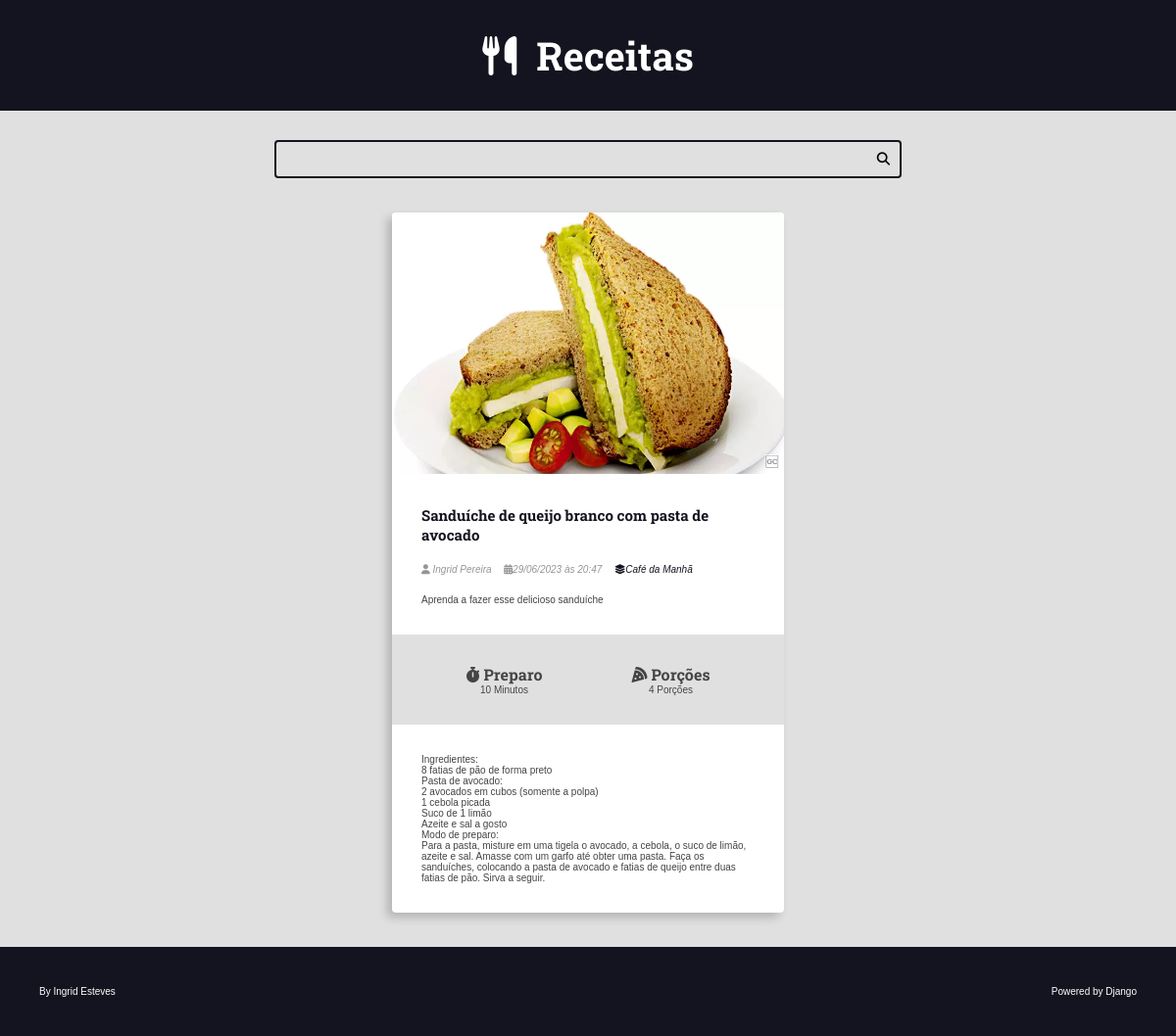
The page /recipes/7/ on the database its author committed.
### recipes/models.py (models this page shows, shortened)
class Recipe(models.Model):
    title = models.CharField(max_length=65)
    description = models.CharField(max_length=165)
    slug = models.SlugField()
    preparation_time = models.IntegerField()
    preparation_time_unit = models.CharField(max_length=65)
    servings = models.IntegerField()
    servings_unit = models.CharField(max_length=65)
    preparation_steps = models.TextField()
    preparation_steps_is_html = models.BooleanField(default=False)
    created_at = models.DateTimeField(auto_now_add=True)
    updated_at = models.DateTimeField(auto_now=True)
    is_published = models.BooleanField(default=False)
    cover = models.ImageField(upload_to='recipes/covers/%Y/%m/%d/', blank=True, default='')
    category = models.ForeignKey(
        Category, on_delete=models.SET_NULL, null=True, blank=True, default=None,
    )
    author = models.ForeignKey(
        User, on_delete=models.SET_NULL, null=True
    )

class Category(models.Model):
    name = models.CharField(max_length=65)

### recipes/views.py (the view)
# urls.py: path('recipes/<int:id>/', views.recipe, name="recipe"),  # /recipes/
def recipe(request, id):
    recipe = get_object_or_404(Recipe, pk=id, is_published=True,)
    return render(request, 'recipes/pages/recipe-view.html', context={
        'recipe': recipe,
        'is_detail_page': True,
    })

### recipes/templates/recipes/pages/recipe-view.html (shortened to what this page needs)
{% extends 'global/base.html' %}
{% block content %}
    <div class="main-content main-containt-detail container flex flex-wrap">
        {% include 'recipes/partials/recipe.html' %}
    </div>
{% endblock content %}

### recipes/templates/recipes/partials/recipe.html (shortened to what this page needs)
<div class="recipe recipe-list-item">
    {% if recipe.cover %}
        <div class="recipe-cover">
            <a href="{% url 'recipes:recipe' recipe.id %}">
                <img src="{{ recipe.cover.url }}" alt="Imagem Temporária">
            </a>
        </div>
    {% endif %}
    <div class="recipe-title-container">
        <h2 class="recipe-title">
            <a href="{% url 'recipes:recipe' recipe.id %}">
                {{ recipe.title }}
            </a>
        </h2>
    </div>
    <div class="recipe-author">
        {% if recipe.author is not None %}
            <span class="recipe-author-item">
                <i class="fas fa-user"></i>
                {% if recipe.author.first_name %}
                    {{ recipe.author.first_name }} {{ recipe.author.last_name }}
                {% else %}
                    {{ recipe.author.username }}
                {% endif %}
            </span>
        {% endif %}
        <span class="recipe-author-item">
            <i class="fas fa-calendar-alt"></i>{{ recipe.created_at|date:"d/m/Y" }} às {{ recipe.created_at|date:"H:i" }}
        </span>
        {% if recipe.category is not None %}
            <span class="recipe-author-item">
                <a href="{% url 'recipes:category' recipe.category.id %}"><i class="fas fa-layer-group"></i><span>{{ recipe.category.name }}</span></a>
            </span>
        {% endif %}
    </div>
    <div class="recipe-content">
        <p>{{ recipe.description }}</p>
    </div>
    <div class="recipe-meta-container">
        <div class="recipe-meta recipe-preparation">
            <h3 class="recipe-meta-title"><i class="fas fa-stopwatch"></i> Preparo</h3>
            <div class="recipe-meta-text">
                {{ recipe.preparation_time }} {{ recipe.preparation_time_unit }}
            </div>
        </div>
        <div class="recipe-meta recipe-servings">
            <h3 class="recipe-meta-title"><i class="fas fa-pizza-slice"></i> Porções</h3>
            <div class="recipe-meta-text">
                {{ recipe.servings }} {{ recipe.servings_unit }}
            </div>
        </div>
    </div>
    {% if is_detail_page is True %}
        <div class="preparation-steps">
            {% if recipe.preparation_steps_is_html is True %}
                {{ recipe.preparation_steps|safe }}
            {% else %}
                {{ recipe.preparation_steps|linebreaksbr }}
            {% endif %}
        </div>
    {% endif %}
</div>

### recipes/static/recipes/css/styles.css (style rules this page uses)
:root { --color-primary: #269fe6; --color-primary-hover: #2086c2; --color-primary-dark: #13141f; --color-primary-dark-hover: #212336; --color-primary-light: #d4ecfa; --color-primary-light-hover: #bdd8e7; --color-white: #fff; --color-black: #000; --color-dark-text: #444; --color-info-light: #cce5ff; --color-debug-light: #cce5ff; --color-success-light: #d4edda; --color-alert-light: #fff3cd; --color-warning-light: #fff3cd; --color-error-light: #f8d7da; --color-info-dark: #4d86c4; --color-debug-dark: #4d86c4; --color-success-dark: #4a9c5d; --color-alert-dark: #927f40; --color-warning-dark: #927f40; --color-error-dark: #da525d; --color-gray-0: #f9f9f9; --color-gray-1: #e0e0e0; --color-gray-2: #c7c7c7; --color-gray-3: #aeaeae; --color-gray-4: #959595; --color-gray-5: #7d7d7d; --color-gray-6: #646464; --color-gray-7: #4b4b4b; --color-gray-8: #323232; --color-gray-9: #191919; --font-primary: sans-serif; --font-headings: 'Roboto Slab', serif; --spacing-gutter-medium: 3rem; --spacing-gutter-large: 4rem; }
* { padding: 0; margin: 0; box-sizing: border-box; }
html { font-size: 62.5%; }
body { font-size: 1.6 rem; font-family: var(--font-primary); background: var(--color-gray-1); color: var(--color-dark-text); }
h1, h2, h3, h4, h5, h6 { font-family: var(--font-headings); }
.container { max-width: 144rem; margin: 0 auto; padding: var(--spacing-gutter-medium); justify-content: center; }
.main-content { padding-top: 0; }
.flex { display: flex; }
.flex-wrap { flex-wrap: wrap; }
.recipe { background: var(--color-white); box-shadow: -5px 5px 10px rgba(0, 0, 0, .2); transform: scale(1); transition: all 300ms ease-in-out; border-radius: .4rem; overflow: hidden; }
.recipe img { max-width: 100%; }
.recipe-list-item { max-width: 40rem; margin: 5px; height: fit-content; }
.recipe-title-container { padding: var(--spacing-gutter-medium); padding-bottom: 2rem; }
.recipe-title-container a { text-decoration: none; color: var(--color-primary-dark); }
.recipe-author { padding: 0 var(--spacing-gutter-medium); color: var(--color-gray-4); }
.recipe-author-item { color: var(--color-gray-4); margin-right: 1rem; font-style: italic; font-size: 1rem; }
.recipe-author a { color: var(--color-primary-dark); transition: all 300ms ease-in-out; text-decoration: none; }
.recipe-content { padding: var(--spacing-gutter-medium); padding-top: 2rem; }
.recipe-meta-container { display: flex; flex-flow: row wrap; padding: var(--spacing-gutter-medium); background: var(--color-gray-1); }
.recipe-meta { display: flex; flex-flow: column nowrap; flex-shrink: 1; flex-grow: 1; text-align: center; }
.recipe-meta-title { font-size: 1.6rem; }
.preparation-steps { padding: var(--spacing-gutter-medium); }

### rows shown on the page
Recipe: cover (picture), title "Sanduíche de queijo branco com pasta de avocado", author.first_name "Ingrid", author.last_name "Pereira", created_at "29/06/2023", created_at "20:47", category.name "Café da Manhã", description "Aprenda a fazer esse delicioso sanduíche", preparation_time "10", preparation_time_unit "Minutos", servings "4", servings_unit "Porções", preparation_steps "Ingredientes: 8 fatias de pão de forma preto Pasta de avocado: 2 avocados em cubos (somente a polpa) 1 cebola picada Suco de 1 limão Azeite e sal a gosto Modo de preparo: Para a pasta, misture em uma tigela o avocado, a cebola, o suco de limão, azeite e sal. Amasse com um garfo até obter uma pasta. Faça os sanduíches, colocando a pasta de avocado e fatias de queijo entre duas fatias de pão. Sirva a seguir."
